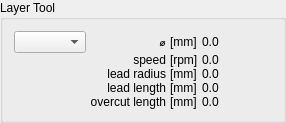
              <widget class="QGroupBox" name="toolGroupBox">
               <property name="title">
                <string>Layer Tool</string>
               </property>
               <layout class="QHBoxLayout" name="horizontalLayout_3">
                <property name="spacing">
                 <number>2</number>
                </property>
              <item>
               <layout class="QVBoxLayout" name="verticalLayout_2">
                <property name="spacing">
                 <number>0</number>
                </property>
                 <item>
                  <layout class="QGridLayout" name="toolValuesGrid" columnstretch="0,1,0,0">
                   <property name="horizontalSpacing">
                    <number>4</number>
                   </property>
                   <property name="verticalSpacing">
                    <number>0</number>
                   </property>
                   <item row="0" column="0">
                    <widget class="QComboBox" name="toolDiameterComboBox">
                     <property name="sizePolicy">
                      <sizepolicy hsizetype="Maximum" vsizetype="Fixed">
                       <horstretch>0</horstretch>
                       <verstretch>0</verstretch>
                      </sizepolicy>
                     </property>
                     <property name="sizeAdjustPolicy">
                      <enum>QComboBox::AdjustToContents</enum>
                     </property>
                     <property name="maxVisibleItems">
                      <number>20</number>
                     </property>
                    </widget>
                   </item>
                   <item row="0" column="1">
                    <widget class="QLabel" name="label_11">
                     <property name="sizePolicy">
                      <sizepolicy hsizetype="Expanding" vsizetype="Preferred">
                       <horstretch>0</horstretch>
                       <verstretch>0</verstretch>
                      </sizepolicy>
                     </property>
                     <property name="text">
                      <string notr="true">⌀</string>
                     </property>
                     <property name="textFormat">
                      <enum>Qt::PlainText</enum>
                     </property>
                     <property name="alignment">
                      <set>Qt::AlignRight|Qt::AlignTrailing|Qt::AlignVCenter</set>
                     </property>
                    </widget>
                   </item>
                   <item row="0" column="2">
                    <widget class="QLabel" name="toolDiameterUnitLabel">
                     <property name="sizePolicy">
                      <sizepolicy hsizetype="Maximum" vsizetype="Preferred">
                       <horstretch>0</horstretch>
                       <verstretch>0</verstretch>
                      </sizepolicy>
                     </property>
                     <property name="text">
                      <string notr="true">[mm]</string>
                     </property>
                    </widget>
                   </item>
                   <item row="0" column="3">
                    <widget class="QLabel" name="toolDiameterLabel">
                     <property name="minimumSize">
                      <size>
                       <width>70</width>
                       <height>0</height>
                      </size>
                     </property>
                     <property name="maximumSize">
                      <size>
                       <width>70</width>
                       <height>16777215</height>
                      </size>
                     </property>
                     <property name="text">
                      <string notr="true">0.0</string>
                     </property>
                    </widget>
                   </item>
                   <item row="1" column="1">
                    <widget class="QLabel" name="label_12">
                     <property name="sizePolicy">
                      <sizepolicy hsizetype="Expanding" vsizetype="Preferred">
                       <horstretch>0</horstretch>
                       <verstretch>0</verstretch>
                      </sizepolicy>
                     </property>
                     <property name="text">
                      <string>speed</string>
                     </property>
                     <property name="alignment">
                      <set>Qt::AlignRight|Qt::AlignTrailing|Qt::AlignVCenter</set>
                     </property>
                    </widget>
                   </item>
                   <item row="1" column="2">
                    <widget class="QLabel" name="toolSpeedUnitLabel">
                     <property name="sizePolicy">
                      <sizepolicy hsizetype="Maximum" vsizetype="Preferred">
                       <horstretch>0</horstretch>
                       <verstretch>0</verstretch>
                      </sizepolicy>
                     </property>
                     <property name="text">
                      <string notr="true">[rpm]</string>
                     </property>
                    </widget>
                   </item>
                   <item row="1" column="3">
                    <widget class="QLabel" name="toolSpeedLabel">
                     <property name="minimumSize">
                      <size>
                       <width>70</width>
                       <height>0</height>
                      </size>
                     </property>
                     <property name="maximumSize">
                      <size>
                       <width>70</width>
                       <height>16777215</height>
                      </size>
                     </property>
                     <property name="text">
                      <string notr="true">0.0</string>
                     </property>
                    </widget>
                   </item>
                   <item row="2" column="1">
                    <widget class="QLabel" name="label_13">
                     <property name="sizePolicy">
                      <sizepolicy hsizetype="Expanding" vsizetype="Preferred">
                       <horstretch>0</horstretch>
                       <verstretch>0</verstretch>
                      </sizepolicy>
                     </property>
                     <property name="text">
                      <string>lead radius</string>
                     </property>
                     <property name="alignment">
                      <set>Qt::AlignRight|Qt::AlignTrailing|Qt::AlignVCenter</set>
                     </property>
                    </widget>
                   </item>
                   <item row="2" column="2">
                    <widget class="QLabel" name="leadRadiusUnitLabel">
                     <property name="sizePolicy">
                      <sizepolicy hsizetype="Maximum" vsizetype="Preferred">
                       <horstretch>0</horstretch>
                       <verstretch>0</verstretch>
                      </sizepolicy>
                     </property>
                     <property name="text">
                      <string notr="true">[mm]</string>
                     </property>
                    </widget>
                   </item>
                   <item row="2" column="3">
                    <widget class="QLabel" name="leadRadiusLabel">
                     <property name="minimumSize">
                      <size>
                       <width>70</width>
                       <height>0</height>
                      </size>
                     </property>
                     <property name="maximumSize">
                      <size>
                       <width>70</width>
                       <height>16777215</height>
                      </size>
                     </property>
                     <property name="text">
                      <string notr="true">0.0</string>
                     </property>
                    </widget>
                   </item>
                   <item row="3" column="1">
                    <widget class="QLabel" name="label_15">
                     <property name="sizePolicy">
                      <sizepolicy hsizetype="Expanding" vsizetype="Preferred">
                       <horstretch>0</horstretch>
                       <verstretch>0</verstretch>
                      </sizepolicy>
                     </property>
                     <property name="text">
                      <string>lead length</string>
                     </property>
                     <property name="alignment">
                      <set>Qt::AlignRight|Qt::AlignTrailing|Qt::AlignVCenter</set>
                     </property>
                    </widget>
                   </item>
                   <item row="3" column="2">
                    <widget class="QLabel" name="leadLengthUnitLabel">
                     <property name="sizePolicy">
                      <sizepolicy hsizetype="Maximum" vsizetype="Preferred">
                       <horstretch>0</horstretch>
                       <verstretch>0</verstretch>
                      </sizepolicy>
                     </property>
                     <property name="text">
                      <string notr="true">[mm]</string>
                     </property>
                    </widget>
                   </item>
                   <item row="3" column="3">
                    <widget class="QLabel" name="leadLengthLabel">
                     <property name="minimumSize">
                      <size>
                       <width>70</width>
                       <height>0</height>
                      </size>
                     </property>
                     <property name="maximumSize">
                      <size>
                       <width>70</width>
                       <height>16777215</height>
                      </size>
                     </property>
                     <property name="text">
                      <string notr="true">0.0</string>
                     </property>
                    </widget>
                   </item>
                   <item row="4" column="1">
                    <widget class="QLabel" name="label_16">
                     <property name="sizePolicy">
                      <sizepolicy hsizetype="Expanding" vsizetype="Preferred">
                       <horstretch>0</horstretch>
                       <verstretch>0</verstretch>
                      </sizepolicy>
                     </property>
                     <property name="text">
                      <string>overcut length</string>
                     </property>
                     <property name="alignment">
                      <set>Qt::AlignRight|Qt::AlignTrailing|Qt::AlignVCenter</set>
                     </property>
                    </widget>
                   </item>
                   <item row="4" column="2">
                    <widget class="QLabel" name="overcutLengthUnitLabel">
                     <property name="sizePolicy">
                      <sizepolicy hsizetype="Maximum" vsizetype="Preferred">
                       <horstretch>0</horstretch>
                       <verstretch>0</verstretch>
                      </sizepolicy>
                     </property>
                     <property name="text">
                      <string notr="true">[mm]</string>
                     </property>
                    </widget>
                   </item>
                   <item row="4" column="3">
                    <widget class="QLabel" name="overcutLengthLabel">
                     <property name="minimumSize">
                      <size>
                       <width>70</width>
                       <height>0</height>
                      </size>
                     </property>
                     <property name="maximumSize">
                      <size>
                       <width>70</width>
                       <height>16777215</height>
                      </size>
                     </property>
                     <property name="text">
                      <string notr="true">0.0</string>
                     </property>
                    </widget>
                   </item>
                  </layout>
                 </item>

                </layout>
               </item>
                </layout>
               </widget>
